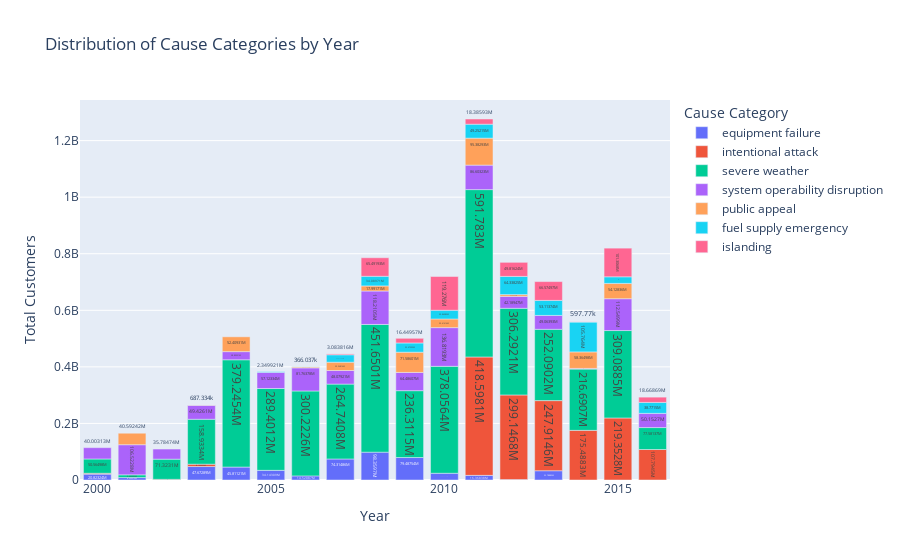

Notebook source saved alongside this figure:
### Markdown cell above
This box plot displays the yearly distribution of **total customers affected by outages**. Here's what the graph shows:

1. **Variability Across Years**:
   - Each box represents the spread of the total number of customers affected in a given year. The **box length (interquartile range, or IQR)** highlights the middle 50% of values, while the **whiskers** extend to the minimum and maximum values within 1.5 times the IQR.

2. **Median Impact**:
   - The line within each box shows the median number of affected customers for that year. It provides a central value for comparison across years.

3. **Outliers**:
   - The dots beyond the whiskers represent **outliers**, indicating extreme outage events that affected significantly more customers than typical outages that year.

4. **Trends Across Years**:
   - Some years, such as **2004**, **2012**, and **2014**, exhibit larger IQRs, suggesting greater variability in the number of customers affected by outages. This could point to years with more severe or widespread outages.
   - In contrast, years like **2000**, **2010**, and **2016** show more compact distributions, implying less variability.

5. **High-Impact Years**:
   - Years like **2002**, **2014**, and **2008** show outliers affecting a significant number of customers, indicating major outage events.

**Significance:**
This plot provides insights into how the impact of outages varies annually. It highlights years with greater variability or extreme events, allowing for further investigation into causes such as weather patterns, infrastructure failures, or other contributing factors during those years.

### Code cell
# Group data by YEAR and CAUSE.CATEGORY and calculate the total number of customers for each category per year
cause_year_distribution = data.groupby(['YEAR', 'CAUSE.CATEGORY'])['TOTAL.CUSTOMERS'].sum().reset_index()

# Create a stacked bar chart
fig = px.bar(
    cause_year_distribution,
    x='YEAR',
    y='TOTAL.CUSTOMERS',
    color='CAUSE.CATEGORY',
    title='Distribution of Cause Categories by Year',
    labels={'YEAR': 'Year', 'TOTAL.CUSTOMERS': 'Total Customers', 'CAUSE.CATEGORY': 'Cause Category'},
    text_auto=True
)

# Show the chart
fig.show()

### Figure 1 — Plotly figure (JSON) as saved in the notebook; plotly's stock layout.template omitted (floating-point values rounded to 4 significant figures)
{"data": [{"alignmentgroup": "True", "hovertemplate": "Cause Category=equipment failure<br>Year=%{x}<br>Total Customers=%{y}<extra></extra>", "legendgroup": "equipment failure", "marker": {"color": "#636efa", "pattern": {"shape": ""}}, "name": "equipment failure", "offsetgroup": "equipment failure", "orientation": "v", "showlegend": true, "textposition": "auto", "texttemplate": "%{y}", "type": "bar", "x": [2000, 2001, 2003, 2004, 2005, 2006, 2007, 2008, 2009, 2010, 2011, 2012, 2013], "xaxis": "x", "y": [20823237, 8599372, 47672888, 45811212, 34143090, 14520869, 74314859, 98359727, 79487540, 23826950, 16368385, 1547905, 32788851], "yaxis": "y"}, {"alignmentgroup": "True", "hovertemplate": "Cause Category=intentional attack<br>Year=%{x}<br>Total Customers=%{y}<extra></extra>", "legendgroup": "intentional attack", "marker": {"color": "#EF553B", "pattern": {"shape": ""}}, "name": "intentional attack", "offsetgroup": "intentional attack", "orientation": "v", "showlegend": true, "textposition": "auto", "texttemplate": "%{y}", "type": "bar", "x": [2000, 2002, 2003, 2011, 2012, 2013, 2014, 2015, 2016], "xaxis": "x", "y": [2964179, 2351763, 8150555, 418598126, 299146750, 247914588, 175488263, 219352792, 107794523], "yaxis": "y"}, {"alignmentgroup": "True", "hovertemplate": "Cause Category=severe weather<br>Year=%{x}<br>Total Customers=%{y}<extra></extra>", "legendgroup": "severe weather", "marker": {"color": "#00cc96", "pattern": {"shape": ""}}, "name": "severe weather", "offsetgroup": "severe weather", "orientation": "v", "showlegend": true, "textposition": "auto", "texttemplate": "%{y}", "type": "bar", "x": [2000, 2001, 2002, 2003, 2004, 2005, 2006, 2007, 2008, 2009, 2010, 2011, 2012, 2013, 2014, 2015, 2016], "xaxis": "x", "y": [50564978, 9635092, 71323100, 158933376, 379245388, 289401159, 300222627, 264740793, 451650147, 236311471, 378056402, 591783037, 306292127, 252090169, 216690657, 309088471, 77581373], "yaxis": "y"}, {"alignmentgroup": "True", "hovertemplate": "Cause Category=system operability disruption<br>Year=%{x}<br>Total Customers=%{y}<extra></extra>", "legendgroup": "system operability disruption", "marker": {"color": "#ab63fa", "pattern": {"shape": ""}}, "name": "system operability disruption", "offsetgroup": "system operability disruption", "orientation": "v", "showlegend": true, "textposition": "auto", "texttemplate": "%{y}", "type": "bar", "x": [2000, 2001, 2002, 2003, 2004, 2005, 2006, 2007, 2008, 2009, 2010, 2011, 2012, 2013, 2014, 2015, 2016], "xaxis": "x", "y": [40003135, 106522800, 35784737, 49426096, 28803506, 57123340, 81763780, 48079211, 118210493, 64486073, 136819347, 86603232, 42189475, 49063935, 2343566, 112549861, 50152704], "yaxis": "y"}, {"alignmentgroup": "True", "hovertemplate": "Cause Category=public appeal<br>Year=%{x}<br>Total Customers=%{y}<extra></extra>", "legendgroup": "public appeal", "marker": {"color": "#FFA15A", "pattern": {"shape": ""}}, "name": "public appeal", "offsetgroup": "public appeal", "orientation": "v", "showlegend": true, "textposition": "auto", "texttemplate": "%{y}", "type": "bar", "x": [2001, 2003, 2004, 2006, 2007, 2008, 2009, 2010, 2011, 2012, 2014, 2015], "xaxis": "x", "y": [40592421, 687334, 52409314, 3370704, 29368142, 17991707, 71586007, 30614144, 95382925, 6285380, 58364980, 54128358], "yaxis": "y"}, {"alignmentgroup": "True", "hovertemplate": "Cause Category=fuel supply emergency<br>Year=%{x}<br>Total Customers=%{y}<extra></extra>", "legendgroup": "fuel supply emergency", "marker": {"color": "#19d3f3", "pattern": {"shape": ""}}, "name": "fuel supply emergency", "offsetgroup": "fuel supply emergency", "orientation": "v", "showlegend": true, "textposition": "auto", "texttemplate": "%{y}", "type": "bar", "x": [2005, 2006, 2007, 2008, 2009, 2010, 2011, 2012, 2013, 2014, 2015, 2016], "xaxis": "x", "y": [2349921, 366037, 26217525, 34089714, 32672333, 30840852, 49252154, 64338251, 53113744, 105764021, 23356324, 38771497], "yaxis": "y"}, {"alignmentgroup": "True", "hovertemplate": "Cause Category=islanding<br>Year=%{x}<br>Total Customers=%{y}<extra></extra>", "legendgroup": "islanding", "marker": {"color": "#FF6692", "pattern": {"shape": ""}}, "name": "islanding", "offsetgroup": "islanding", "orientation": "v", "showlegend": true, "textposition": "auto", "texttemplate": "%{y}", "type": "bar", "x": [2007, 2008, 2009, 2010, 2011, 2012, 2013, 2014, 2015, 2016], "xaxis": "x", "y": [3083816, 65491932, 16449570, 119276017, 18385926, 49816235, 66574974, 597770, 101306796, 18668687], "yaxis": "y"}], "layout": {"barmode": "relative", "legend": {"title": {"text": "Cause Category"}, "tracegroupgap": 0}, "title": {"text": "Distribution of Cause Categories by Year"}, "xaxis": {"anchor": "y", "domain": [0, 1], "title": {"text": "Year"}}, "yaxis": {"anchor": "x", "domain": [0, 1], "title": {"text": "Total Customers"}}}}
